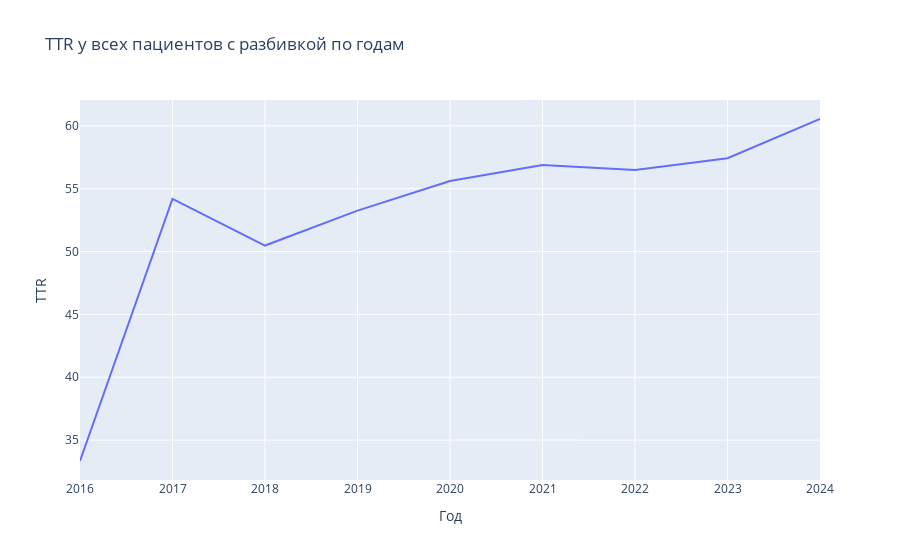

Notebook code for this chart:
### Markdown cell above
**Пострим график для всех пациентов с разбивкой только по годам:**

### Code cell
fig = px.line(final, y = "TTR", x = "Год", title='TTR у всех пациентов с разбивкой по годам')
fig.show()

### Figure 1 — Plotly figure (JSON) as saved in the notebook; plotly's stock layout.template omitted (floating-point values rounded to 4 significant figures)
{"data": [{"hovertemplate": "Год=%{x}<br>TTR=%{y}<extra></extra>", "legendgroup": "", "line": {"color": "#636efa", "dash": "solid"}, "marker": {"symbol": "circle"}, "mode": "lines", "name": "", "orientation": "v", "showlegend": false, "type": "scatter", "x": [2016, 2017, 2018, 2019, 2020, 2021, 2022, 2023, 2024], "xaxis": "x", "y": [33.33, 54.19, 50.48, 53.26, 55.62, 56.89, 56.5, 57.43, 60.55], "yaxis": "y"}], "layout": {"legend": {"tracegroupgap": 0}, "title": {"text": "TTR у всех пациентов с разбивкой по годам"}, "xaxis": {"anchor": "y", "domain": [0, 1], "title": {"text": "Год"}}, "yaxis": {"anchor": "x", "domain": [0, 1], "title": {"text": "TTR"}}}}
